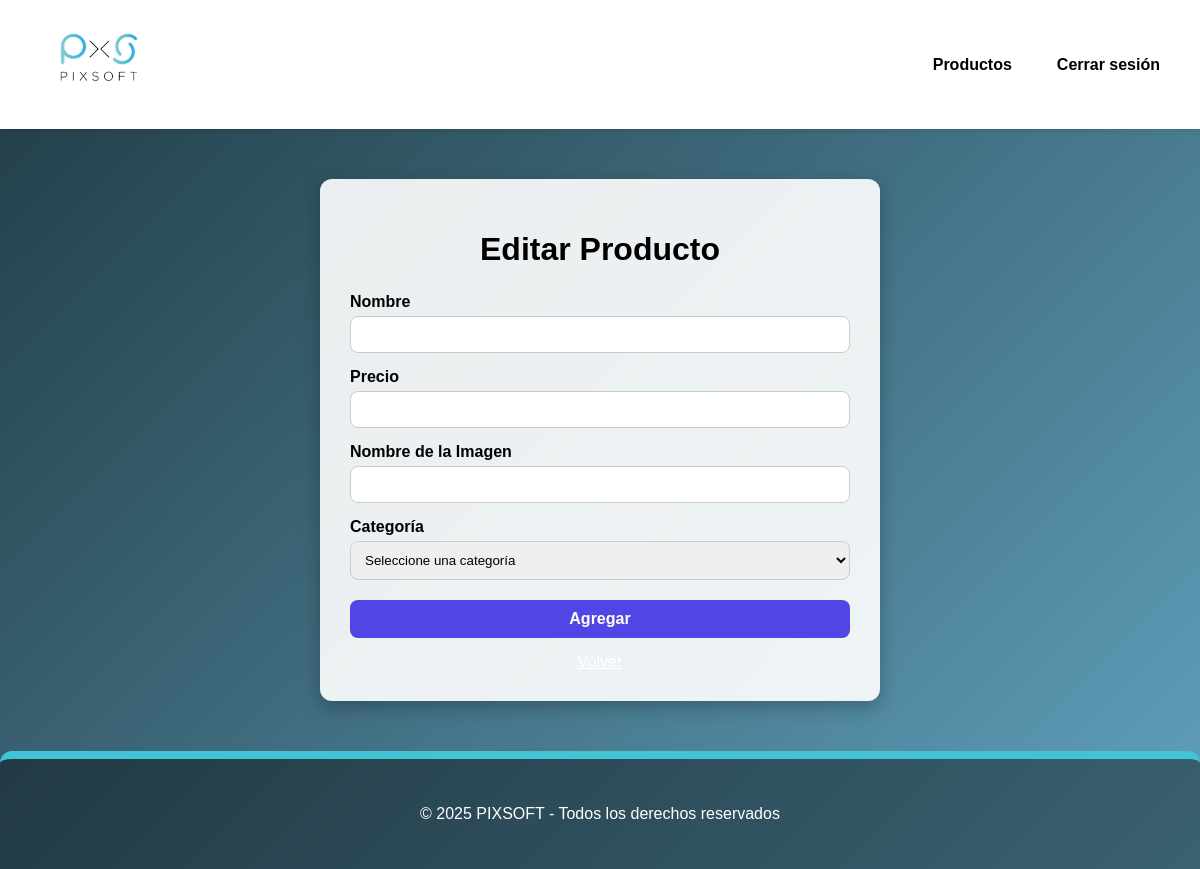
Before: /admin/productos/edit/6 (signed in) with the older database file.
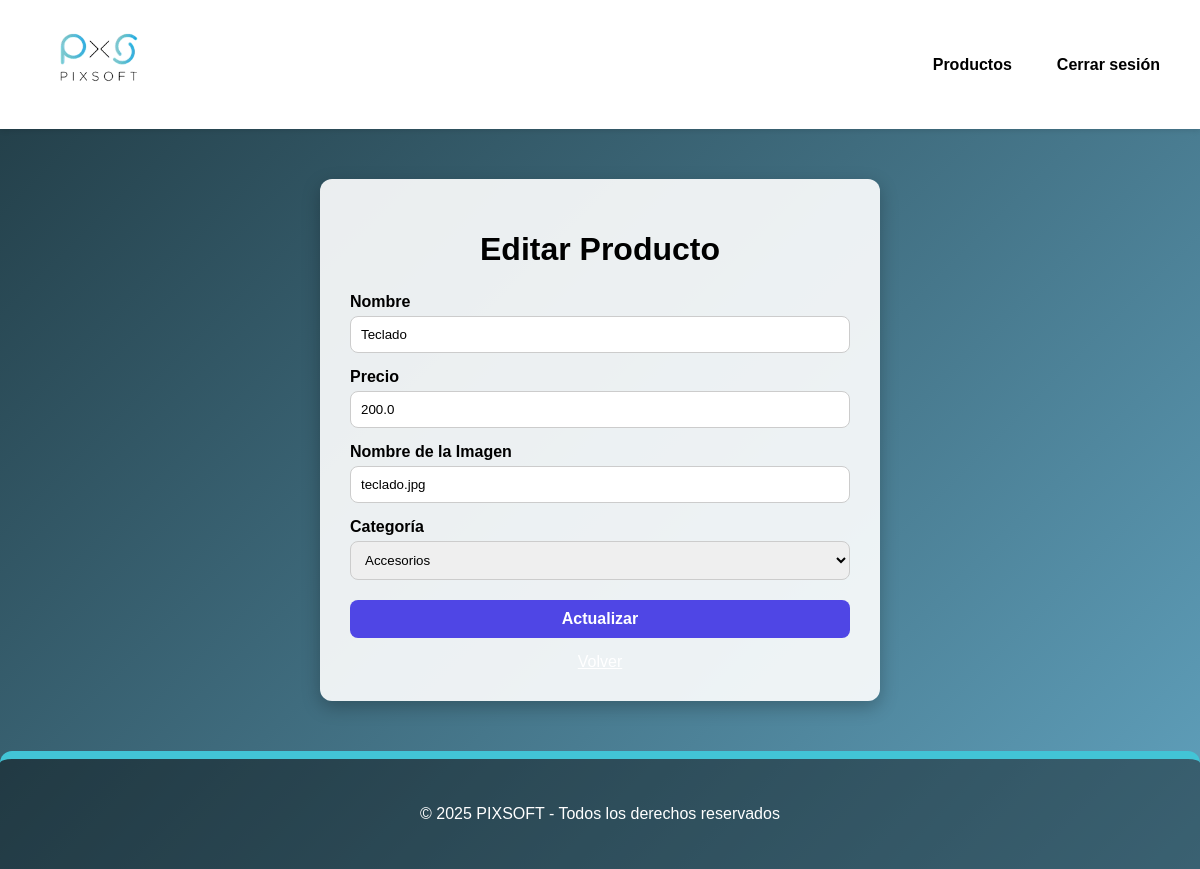
After: the same page with the newer database file.
### tables this page shows
CREATE TABLE productos (
    id INTEGER PRIMARY KEY AUTOINCREMENT,
    nombre TEXT NOT NULL,
    precio REAL NOT NULL,
    img TEXT,
    categoria_id INTEGER,
    FOREIGN KEY (categoria_id) REFERENCES categorias(id)
);

CREATE TABLE categorias (
    id INTEGER PRIMARY KEY AUTOINCREMENT,
    nombre TEXT UNIQUE NOT NULL
);

### app.py (the view)
    def wrapper(*args, **kwargs):
        if session.get("user_email") != "admin@pixsoft.com":
            return "No tienes permisos para acceder a esta página", 403
        return func(*args, **kwargs)

### app.py (called while the page is built, shortened)
def get_db():
    db = getattr(g, "_database", None)
    if db is None:
        db = g._database = sqlite3.connect(DATABASE)
        db.row_factory = sqlite3.Row
    return db

@app.teardown_appcontext
def close_connection(exception):
    db = getattr(g, "_database", None)
    if db is not None:
        db.close()

def admin_required(func):
    def wrapper(*args, **kwargs):
        if session.get("user_email") != "admin@pixsoft.com":
            return "No tienes permisos para acceder a esta página", 403
        return func(*args, **kwargs)
    wrapper.__name__ = func.__name__
    return wrapper

@app.route("/admin/productos/edit/<int:id>", methods=["GET", "POST"])
@admin_required
def edit_producto(id):
    db = get_db()
    categorias = db.execute("SELECT id, nombre FROM categorias ORDER BY nombre").fetchall()
    producto = db.execute("SELECT * FROM productos WHERE id=?", (id,)).fetchone()
    error = None
    return render_template("edit_producto.html", producto=producto, categorias=categorias, error=error)

### templates/edit_producto.html (shortened to what this page needs)
<!DOCTYPE html>
<html lang="es">
<head>
    <link rel="stylesheet" href="/static/css/index.css">
</head>
<body>
<header class="header">
    <div class="logo">
        <a href="{{ url_for('index') }}"><img src="/static/imagenes/logoutt_sinfondo.png" alt="Logo" width="100"></a>
    </div>
    <nav class="menu">
        <a href="{{ url_for('admin_productos') }}">Productos</a>
        <a href="{{ url_for('logout') }}">Cerrar sesión</a>
    </nav>
</header>
<div class="form-container">
    <h1>Editar Producto</h1>
    <form method="POST">
        <label for="nombre">Nombre</label>
        <input type="text" name="nombre" id="nombre" required value="{{ producto.nombre if producto else '' }}">
        <label for="precio">Precio</label>
        <input type="number" step="0.01" name="precio" id="precio" required value="{{ producto.precio if producto else '' }}">
        <label for="img">Nombre de la Imagen</label>
        <input type="text" name="img" id="img" value="{{ producto.img if producto else '' }}">
        <label for="categoria">Categoría</label>
        <select name="categoria" id="categoria" required>
            <option value="">Seleccione una categoría</option>
            {% for cat in categorias %}
                <option value="{{ cat.id }}" {% if producto and producto.categoria_id == cat.id %}selected{% endif %}>
                    {{ cat.nombre }}
                </option>
            {% endfor %}
        </select>
        <button type="submit" class="submit-btn">{% if producto %}Actualizar{% else %}Agregar{% endif %}</button>
    </form>
    <a href="{{ url_for('admin_productos') }}" class="back-link">Volver</a>
</div>
<footer class="footer">
    <p>© 2025 PIXSOFT - Todos los derechos reservados</p>
</footer>
</body>
</html>

### static/css/index.css (style rules this page uses)
body { margin: 0; font-family: Arial, sans-serif; background: #f2f4f7; }
.header { display: flex; align-items: center; justify-content: space-between; padding: 15px 40px; background: white; box-shadow: 0 2px 5px rgba(0,0,0,0.1); }
.logo img { width: 120px; }
.menu { display: flex; gap: 25px; }
.menu a { text-decoration: none; color: #333; font-weight: bold; }
.footer { background: #E5E7EB; padding: 50px; border-top: 8px solid #42C4D6; margin-top: 40px; }

### templates/edit_producto.html (style rules this page uses)
body { margin: 0; font-family: Arial, sans-serif; min-height: 100vh; background: linear-gradient(-45deg, #6495ef, #2a5298, #76c4e6, #203a43); background-size: 400% 400%; animation: gradientMove 15s ease infinite; color: #fff; }
.header { background-color: white; color: black; display: flex; justify-content: space-between; align-items: center; padding: 15px 30px; }
.header a { color: black; text-decoration: none; margin: 0 10px; font-weight: bold; }
.form-container { max-width: 500px; margin: 50px auto; background: rgba(255,255,255,0.9); border-radius: 12px; padding: 30px; color: black; box-shadow: 0 6px 18px rgba(0,0,0,0.25); }
h1 { text-align: center; margin-bottom: 25px; }
form label { display: block; margin-top: 15px; font-weight: bold; }
form input, form select { width: 100%; padding: 10px; margin-top: 5px; border-radius: 8px; border: 1px solid #ccc; box-sizing: border-box; }
.submit-btn { margin-top: 20px; width: 100%; padding: 10px; background: #4F46E5; color: white; border: none; border-radius: 8px; cursor: pointer; font-size: 16px; font-weight: bold; }
.back-link { display: block; text-align: center; margin-top: 15px; color: #fff; text-decoration: underline; cursor: pointer; }
.footer { background: rgba(0,0,0,0.4); padding: 30px; margin-top: 40px; border-radius: 12px 12px 0 0; text-align: center; }

Changed rows visible on the page:
added productos: nombre "Teclado", precio "200.0", img "teclado.jpg", categoria "Accesorios"
Other visible differences:
form field categoria: "Seleccione una categoría" → (not shown)
text no longer shown: "Agregar"
text now shown: "Actualizar"
